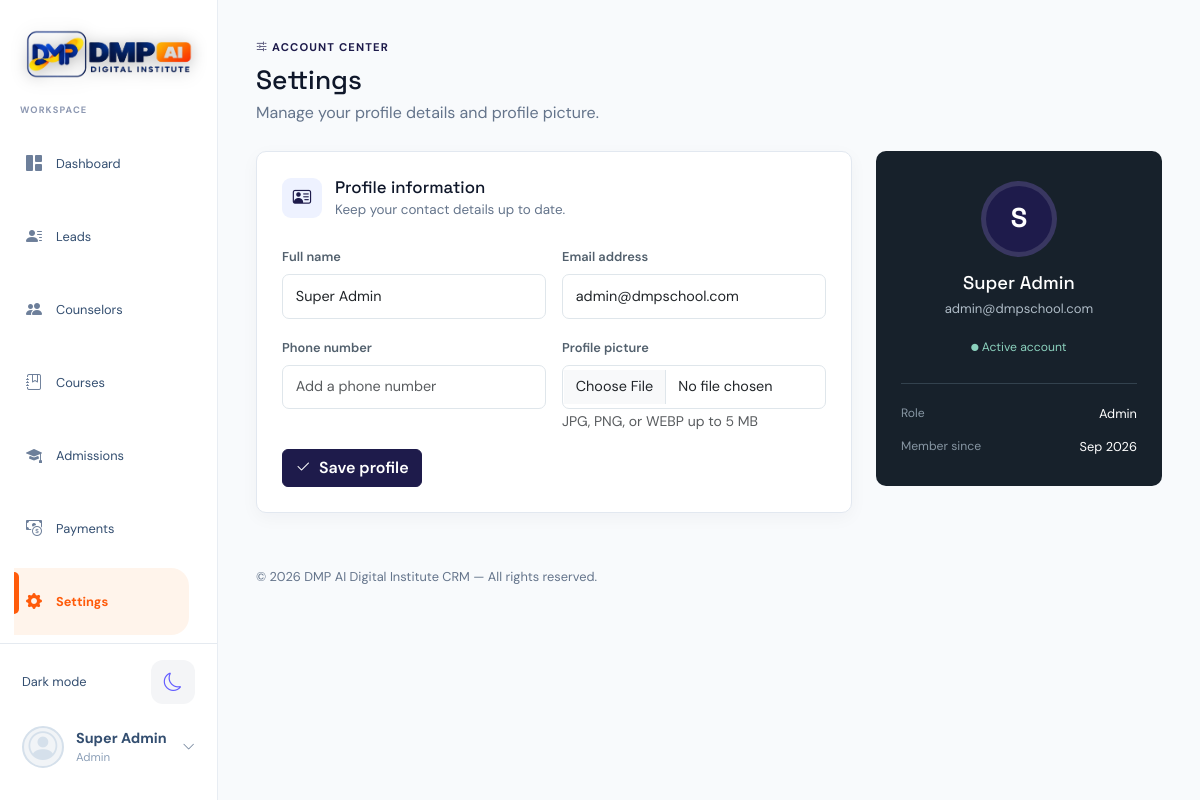
The page /settings.php (signed in) on the database its author committed.
### tables this page shows
CREATE TABLE users (
    id INT AUTO_INCREMENT PRIMARY KEY,
    name VARCHAR(100) NOT NULL,
    email VARCHAR(150) NOT NULL UNIQUE,
    phone VARCHAR(20),
    photo_path VARCHAR(255),
    password VARCHAR(255) NOT NULL,
    role ENUM('admin','manager','counselor') NOT NULL DEFAULT 'counselor',
    status ENUM('active','inactive') NOT NULL DEFAULT 'active',
    monthly_target INT DEFAULT 0,
    created_at TIMESTAMP DEFAULT CURRENT_TIMESTAMP,
    updated_at TIMESTAMP DEFAULT CURRENT_TIMESTAMP ON UPDATE CURRENT_TIMESTAMP
);

### includes/auth.php (called while the page is built, shortened)
<?php
require_once __DIR__ . '/../config/config.php';
function current_user_id() {
    return $_SESSION['user_id'] ?? null;
}
function current_user_role() {
    if (isset($_SESSION['user_role']) && $_SESSION['user_role'] !== '') {
        return $_SESSION['user_role'];
    }
    $userId = current_user_id();
    global $pdo;
    $stmt = $pdo->prepare('SELECT role FROM users WHERE id = ? LIMIT 1');
    $stmt->execute([$userId]);
    $role = $stmt->fetchColumn();
    return $role;
}
function is_admin() {
    return current_user_role() === 'admin';
}
function e($str) {
    return htmlspecialchars($str ?? '', ENT_QUOTES, 'UTF-8');
}

### settings.php (the view, shortened to what this page needs)
<?php
require_once __DIR__ . '/config/config.php';
require_once __DIR__ . '/includes/auth.php';
$userId = current_user_id();
$stmt = $pdo->prepare('SELECT id, name, email, phone, photo_path, password, role, status, created_at FROM users WHERE id = ? LIMIT 1');
$stmt->execute([$userId]);
$user = $stmt->fetch();
require __DIR__ . '/includes/header.php';
?>
<div class="settings-heading">
  <div>
    <span class="eyebrow"><i class="bi bi-sliders2"></i> Account center</span>
    <h4>Settings</h4>
    <p>Manage your profile details and profile picture.</p>
  </div>
</div>
<div class="row g-4">
  <div class="col-xl-8">
    <section class="settings-panel">
      <div class="settings-panel-title"><span class="settings-icon"><i class="bi bi-person-vcard"></i></span><div><h5>Profile information</h5><p>Keep your contact details up to date.</p></div></div>
      <form method="POST" enctype="multipart/form-data" class="row g-3">
        <div class="col-md-6"><label class="form-label" for="name">Full name</label><input class="form-control" id="name" name="name" value="<?= e($user['name']) ?>" required></div>
        <div class="col-md-6"><label class="form-label" for="email">Email address</label><input class="form-control" id="email" type="email" name="email" value="<?= e($user['email']) ?>" required></div>
        <div class="col-md-6"><label class="form-label" for="phone">Phone number</label><input class="form-control" id="phone" name="phone" inputmode="numeric" pattern="[0-9]*" oninput="this.value=this.value.replace(/\D/g,'')" value="<?= e($user['phone']) ?>" maxlength="20" placeholder="Add a phone number"></div>
        <div class="col-md-6">
          <label class="form-label" for="photo">Profile picture</label>
          <input class="form-control" id="photo" type="file" name="photo" accept="image/jpeg,image/png,image/webp">
          <small class="text-muted">JPG, PNG, or WEBP up to 5 MB</small>
        </div>
        <div class="col-12"><button class="btn settings-primary" type="submit"><i class="bi bi-check2 me-2"></i>Save profile</button></div>
      </form>
    </section>
  </div>
  <div class="col-xl-4">
    <aside class="account-card">
      <?php if (!empty($user['photo_path'])): ?><img class="account-avatar account-avatar-image" src="<?= BASE_URL . '/' . e($user['photo_path']) ?>" alt="<?= e($user['name']) ?> profile picture"><?php else: ?><div class="account-avatar"><?= e(strtoupper(substr($user['name'], 0, 1))) ?></div><?php endif; ?>
      <h5><?= e($user['name']) ?></h5><p><?= e($user['email']) ?></p>
      <span class="account-status"><i class="bi bi-circle-fill"></i> <?= e(ucfirst($user['status'])) ?> account</span>
      <dl class="account-details"><div><dt>Role</dt><dd><?= e(ucfirst($user['role'])) ?></dd></div><div><dt>Member since</dt><dd><?= e(date('M Y', strtotime($user['created_at']))) ?></dd></div></dl>
    </aside>
  </div>
</div>
<?php require __DIR__ . '/includes/footer.php'; ?>

### includes/header.php (shortened to what this page needs)
<?php
require_once __DIR__ . '/auth.php';
?>
<!DOCTYPE html>
<html lang="en">
<head>
<link href="https://cdn.jsdelivr.net/npm/bootstrap@5.3.3/dist/css/bootstrap.min.css" rel="stylesheet">
<link rel="stylesheet" href="https://cdn.jsdelivr.net/npm/bootstrap-icons@1.11.3/font/bootstrap-icons.css">
<link rel="stylesheet" href="https://cdn.jsdelivr.net/npm/datatables.net-bs5@1.13.11/css/dataTables.bootstrap5.min.css">
<link href="<?= BASE_URL ?>/assets/css/style.css" rel="stylesheet">
</head>
<body>
<?php $currentPage = basename($_SERVER['PHP_SELF']); ?>
<?php
$headerUserStmt = $pdo->prepare('SELECT name, role, phone, photo_path FROM users WHERE id = ? LIMIT 1');
$headerUserStmt->execute([current_user_id()]);
$headerUser = $headerUserStmt->fetch() ?: ['name' => $_SESSION['user_name'] ?? '', 'role' => $_SESSION['user_role'] ?? '', 'phone' => '', 'photo_path' => null];
?>
<aside class="app-sidebar offcanvas" id="appSidebar" tabindex="-1">
  <div class="sidebar-brand">
    <a href="<?= BASE_URL ?>/dashboard.php"><img class="brand-logo" src="<?= BASE_URL ?>/assets/dmp-brand-logo.png" alt="DMP AI Digital Institute"></a>
  </div>
  <div class="sidebar-label">Workspace</div>
  <nav class="sidebar-nav" aria-label="Main navigation">
      <a class="sidebar-link <?= $currentPage === 'dashboard.php' ? 'active' : '' ?>" href="<?= BASE_URL ?>/dashboard.php"><i class="bi bi-grid-1x2-fill"></i><span>Dashboard</span></a>
      <a class="sidebar-link <?= in_array($currentPage, ['list.php', 'add.php', 'view.php', 'import.php', 'webhook.php'], true) && str_contains($_SERVER['PHP_SELF'], '/leads/') ? 'active' : '' ?>" href="<?= BASE_URL ?>/modules/leads/list.php"><i class="bi bi-person-lines-fill"></i><span>Leads</span></a>
      <?php if (is_admin() || is_manager()): ?>
      <a class="sidebar-link <?= str_contains($_SERVER['PHP_SELF'], '/counselors/') ? 'active' : '' ?>" href="<?= BASE_URL ?>/modules/counselors/list.php"><i class="bi bi-people-fill"></i><span>Counselors</span></a>
      <a class="sidebar-link <?= str_contains($_SERVER['PHP_SELF'], '/courses/') ? 'active' : '' ?>" href="<?= BASE_URL ?>/modules/courses/list.php"><i class="bi bi-journal-bookmark"></i><span>Courses</span></a>
      <?php endif; ?>
      <a class="sidebar-link <?= str_contains($_SERVER['PHP_SELF'], '/admissions/') ? 'active' : '' ?>" href="<?= BASE_URL ?>/modules/admissions/list.php"><i class="bi bi-mortarboard-fill"></i><span>Admissions</span></a>
      <a class="sidebar-link <?= str_contains($_SERVER['PHP_SELF'], '/payments/') ? 'active' : '' ?>" href="<?= BASE_URL ?>/modules/payments/list.php"><i class="bi bi-cash-coin"></i><span>Payments</span></a>
      <a class="sidebar-link <?= $currentPage === 'settings.php' ? 'active' : '' ?>" href="<?= BASE_URL ?>/settings.php"><i class="bi bi-gear-fill"></i><span>Settings</span></a>
  </nav>
  <div class="sidebar-footer">
    <button class="theme-toggle" type="button" aria-label="Switch to dark theme" title="Switch to dark theme">
    </button>
    <div class="dropdown profile-menu-wrapper">
      <button class="user-summary profile-menu-trigger dropdown-toggle" type="button" data-bs-toggle="dropdown" aria-expanded="false">
        <?php if (!empty($headerUser['photo_path'])): ?><img class="user-avatar-image" src="<?= BASE_URL . '/' . e($headerUser['photo_path']) ?>" alt=""><?php else: ?><span class="user-avatar-fallback"><i class="bi bi-person-circle"></i></span><?php endif; ?>
        <div class="user-summary-copy"><strong><?= e($headerUser['name']) ?></strong><small><?= e($headerUser['phone'] ?: ucfirst($headerUser['role'])) ?></small></div><i class="bi bi-chevron-down user-summary-chevron"></i>
      </button>
    </div>
  </div>
</aside>
<main class="app-main">
<div class="container-fluid page-content">

### rows shown on the page
users: name "Super Admin", phone+role "Admin", email "admin@dmpschool.com", name "S", status "Active", role "Admin", created_at "Sep 2026"

### other values the page prints
APP_NAME "DMP AI Digital Institute CRM"
